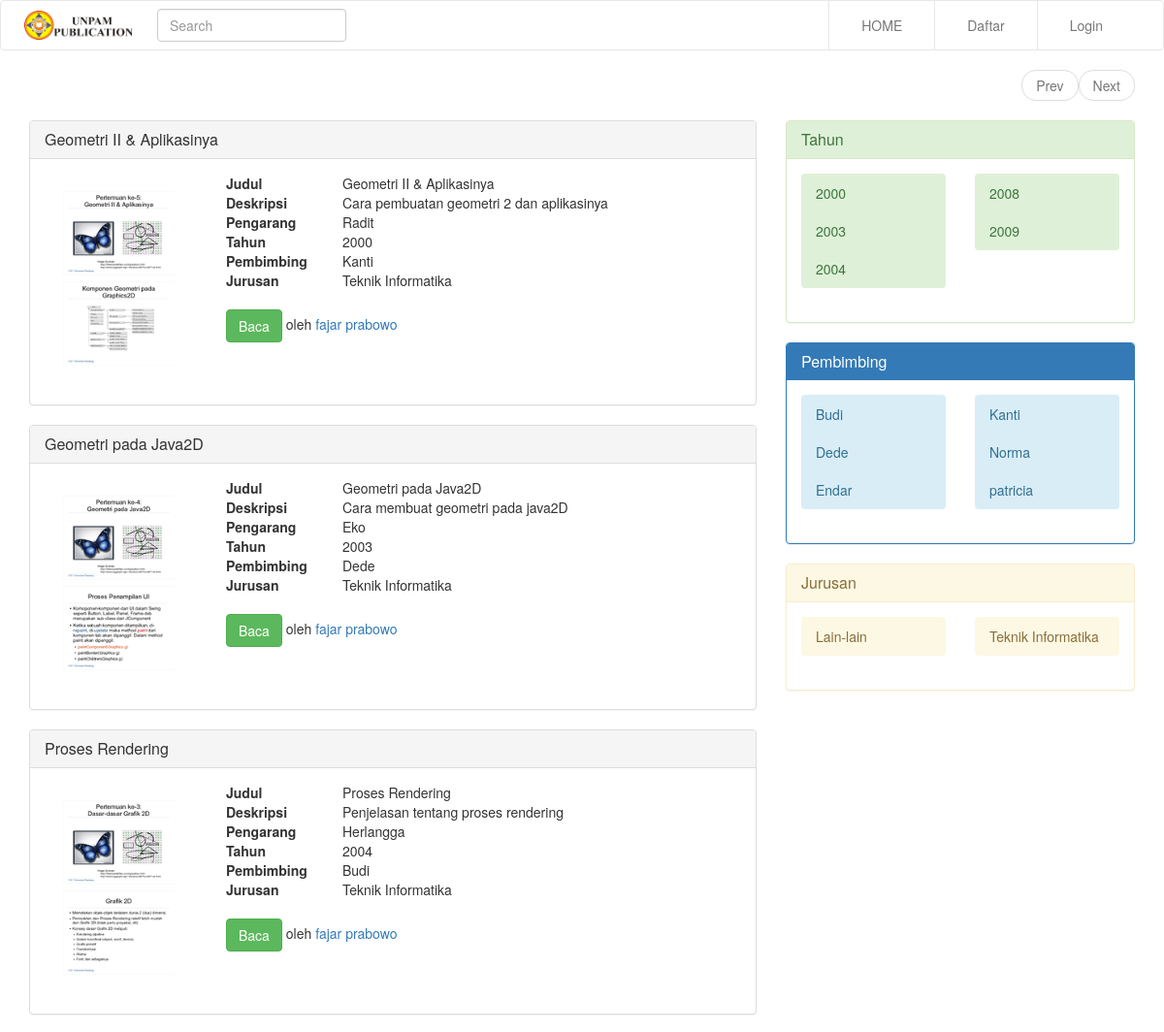
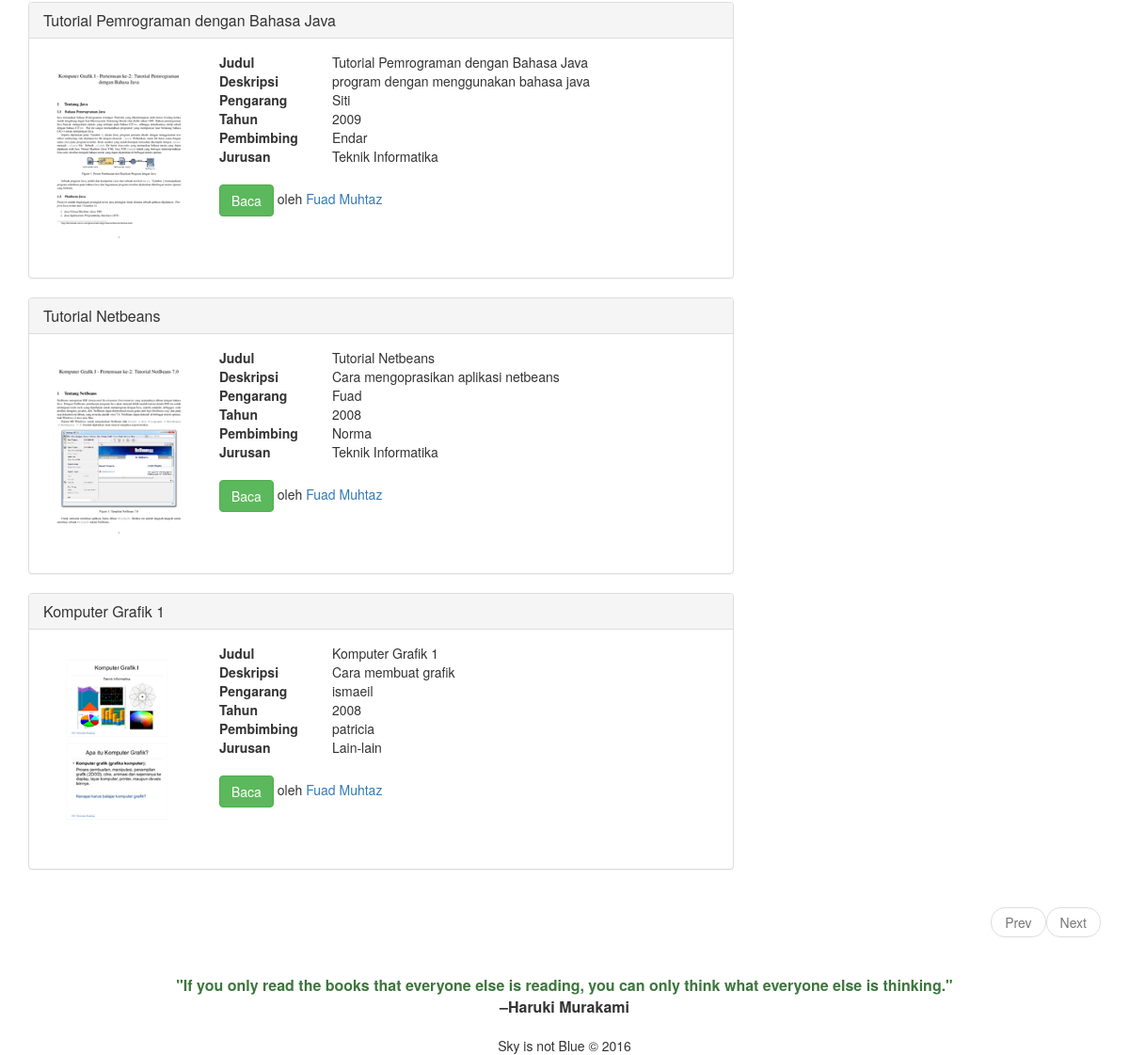
The page / on the database its author committed (2 pictures, top to bottom).
### tables this page shows
CREATE TABLE `papers` (
  `id` int(11) NOT NULL,
  `id_user` int(11) NOT NULL,
  `judul` varchar(255) NOT NULL,
  `deskripsi` text NOT NULL,
  `pengarang` varchar(255) DEFAULT NULL,
  `tahun` year(4) NOT NULL,
  `pembimbing` varchar(255) DEFAULT NULL,
  `jurusan` varchar(255) NOT NULL,
  `file` text NOT NULL
);

CREATE TABLE `users` (
  `id` int(11) NOT NULL,
  `email` varchar(100) NOT NULL,
  `password` varchar(255) NOT NULL,
  `nama_depan` varchar(50) NOT NULL,
  `nama_belakang` varchar(50) NOT NULL,
  `gambar` varchar(100) NOT NULL,
  `biografi` text NOT NULL,
  `alamat` text NOT NULL,
  `telepon` varchar(20) NOT NULL,
  `url` varchar(100) NOT NULL
);

### site/views/PapersView.php (called while the page is built, shortened)
<?php
  class PapersView
  {
      public function renderList($data)
      {
          require_once dirname(__FILE__).'/../templates/papers/paperList.php';
      }
  }

### site/controllers/PapersController.php (called while the page is built, shortened)
<?php
  class PapersController
  {
    private $model;
    private $view;
    public function __construct($model, $view)
    {
        $this->model = $model;
        $this->view = $view;
    }
    public function paperList()
    {
        if (!empty($_GET['page'])) {
            $paging = $_GET['page'];
        } else {
            $paging = 1;
        }
        $data = $this->model->getPaperList($paging);
        $data['tahun'] = $this->model->getDaftarTahun();
        $data['pembimbing'] = $this->model->getDaftarPembimbing();
        $data['jurusan'] = $this->model->getDaftarJurusan();
        $this->view->renderList($data);
    }
  }

### index.php (called while the page is built)
<?php
  require_once dirname(__FILE__).'/site/paper.php';

### site/models/PapersModel.php (called while the page is built, shortened)
<?php
  class PapersModel extends Papers
  {
      public function getPaperList($paging)
      {
          $con = Connection::getInstance();
          $req = $con->prepare('SELECT count(*) as paper from papers');
          $req->execute();
          $total = $req->fetch();
          $total = $total['paper'];
          $limit = 6;
          if ($total % $limit != 0) {
              $total = floor($total / $limit) + 1;
          } else {
              $total = $total / $limit;
          }
          $offset = $paging * $limit - $limit;
          $req = $con->prepare('SELECT p.id, p.id_user, p.judul, p.deskripsi, p.pengarang, p.tahun, p.pembimbing, p.jurusan, p.file, u.nama_depan, u.nama_belakang, u.url
                            FROM papers as p
                            INNER JOIN users as u ON u.id = p.id_user
                            ORDER BY p.id DESC
                            LIMIT ? OFFSET ?');
          $req->bindParam(1, $limit, PDO::PARAM_INT);
          $req->bindParam(2, $offset, PDO::PARAM_INT);
          $req->execute();
          $papers = $req->fetchAll();
          if ($paging != 1) {
              $prev = $paging - 1;
          } else {
              $prev = false;
          }
          if ($total >= $paging + 1) {
              $next = $paging + 1;
          } else {
              $next = false;
          }
          $data = array('papers' => $papers, 'prev' => $prev, 'next' => $next);
          return $data;
      }
      public function getDaftarTahun()
      {
        $con = Connection::getInstance();
        $req = $con->prepare('SELECT tahun FROM papers GROUP BY tahun');
        $req->execute();
        $data = $req->fetchAll();
        return $data;
      }
      public function getDaftarPembimbing()
      {
        $con = Connection::getInstance();
        $req = $con->prepare('SELECT pembimbing FROM papers GROUP BY pembimbing');
        $req->execute();
        $data = $req->fetchAll();
        return $data;
      }
      public function getDaftarJurusan()
      {
        $con = Connection::getInstance();
        $req = $con->prepare('SELECT jurusan FROM papers GROUP BY jurusan');
        $req->execute();
        $data = $req->fetchAll();
        return $data;
      }
  }

### site/templates/papers/paperListDetail.php (the view)
<div class="panel panel-default">
  <div class="panel-heading">
    <h3 class="panel-title"><a href="<?php echo APP_URL.'paper/'.$paper['id'];?>"><?php echo $paper['judul']; ?></a></h3>
  </div>
  <div class="panel-body">
    <div class="row">
      <div class="col-md-3" style="margin-bottom:20px;">
        <?php
          if (file_exists(UPLOAD_DOCUMENT_FOLDER.str_replace('.pdf','.png',$paper['file']))) {
            $image = APP_URL.'assets/documents/'.str_replace('.pdf','.png',$paper['file']);
          } else {
            $image = APP_URL.'assets/images/default-pdf.png';
          }
        ?>
        <img class="img-responsive img-center" src="<?php echo $image; ?>" alt="<?php echo $paper['judul']; ?>">
      </div>
      <div class="col-md-8">
        <dl class="dl-horizontal">
          <dt>Judul</dt>
          <dd><?php echo $paper['judul']; ?></dd>
          <dt>Deskripsi</dt>
          <dd>
            <?php
              if(!empty($paper['deskripsi'])) echo $paper['deskripsi'];
              else echo "-";
            ?>
          </dd>
          <dt>Pengarang</dt>
          <dd>
            <?php
              if(!empty($paper['pengarang'])) echo $paper['pengarang'];
              else echo "-";
            ?>
          </dd>
          <dt>Tahun</dt>
          <dd>
            <?php if(!empty($paper['tahun'])) echo $paper['tahun']; ?>
          </dd>
          <dt>Pembimbing</dt>
          <dd>
            <?php
              if(!empty($paper['pembimbing'])) echo $paper['pembimbing'];
              else echo "-";
            ?>
          </dd>
          <dt>Jurusan</dt>
          <dd>
            <?php
              if(!empty($paper['jurusan'])) echo $paper['jurusan'];
              else echo "-";
            ?>
          </dd>
        </dl>
        <a href="<?php echo APP_URL.'paper/'.$paper['id'];?>" class="btn btn-success">Baca</a> oleh
        <a href="<?php echo APP_URL.'user/'.$paper['url'];?>"><?php echo $paper['nama_depan'].' '.$paper['nama_belakang']; ?></a>
      </div>
    </div>
  </div>
</div>

### site/paper.php (shortened to what this page needs)
<?php
  require_once dirname(__FILE__).'/models/PapersModel.php';
  require_once dirname(__FILE__).'/views/PapersView.php';
  require_once dirname(__FILE__).'/controllers/PapersController.php';
  $paper = new PapersController(new PapersModel(), new PapersView());
  if (isset($_GET['id'])) {
      $action = 'detail';
  } else {
      $action = 'list';
  }
  switch ($action) {
    case 'list':
      $paper->paperList();
      break;
  }

### site/templates/papers/paperList.php (shortened to what this page needs)
<!DOCTYPE html>
<html>
<head>
    <?php require_once dirname(__FILE__).'/../includeCSS.php'; ?>
</head>
<body>
    <?php require_once dirname(__FILE__).'/../navbar.php'; ?>
    <div class="container">
        <div class="row">
            <div class="col-md-12">
              <nav class="pull-right">
                <ul class="pager">
                  <?php
                  if ($data['prev']) {
                      $prev = APP_URL.$data['prev'];
                      echo "<li><a href='$prev'>Prev</a></li>";
                  } else {
                      echo "<li class='disabled'><a href='#'>Prev</a></li>";
                  }
                  if ($data['next']) {
                      $next = APP_URL.$data['next'];
                      echo "<li><a href='$next'>Next</a></li>";
                  } else {
                      echo "<li class='disabled'><a href='#'>Next</a></li>";
                  }
                  ?>
                </ul>
              </nav>
            </div>
            <div class="col-md-8">
                <?php
                  $papers = $data['papers'];
                  $banyakPaper = count($papers);
                  for ($i = 0; $i < $banyakPaper; ++$i) {
                      $paper = $papers[$i];
                      require dirname(__FILE__).'/paperListDetail.php';
                  }
                ?>
            </div>
            <div class="col-md-4">
                <?php require_once dirname(__FILE__).'/../sidebar.php'; ?>
            </div>
            <div class="col-md-12">
                <nav class="pull-right">
                  <ul class="pager">
                    <?php
                      if ($data['prev']) {
                          $prev = APP_URL.$data['prev'];
                          echo "<li><a href='$prev'>Prev</a></li>";
                      } else {
                          echo "<li class='disabled'><a href='#'>Prev</a></li>";
                      }
                      if ($data['next']) {
                          $next = APP_URL.$data['next'];
                          echo "<li><a href='$next'>Next</a></li>";
                      } else {
                          echo "<li class='disabled'><a href='#'>Next</a></li>";
                      }
                    ?>
                  </ul>
                </nav>
            </div>
        </div>
    </div>
    <?php require_once dirname(__FILE__).'/../footer.php'; ?>
</body>
</html>

### site/templates/includeCSS.php
<link href="<?php echo APP_URL ?>assets/css/bootstrap.min.css" rel="stylesheet" />
<link href="<?php echo APP_URL ?>assets/css/style.css" rel="stylesheet" />

### site/templates/navbar.php (shortened to what this page needs)
<nav class="navbar navbar-default">
  <div class="container">
    <div class="navbar-header">
      <a class="navbar-brand" href="<?php echo APP_URL; ?>">
        <img src="<?php echo APP_URL; ?>/assets/images/brand.png">
      </a>
    </div>
    <div class="collapse navbar-collapse" id="bs-example-navbar-collapse-1">
      <form class="navbar-form navbar-left" role="search">
        <div class="form-group">
          <input type="text" class="form-control" placeholder="Search">
        </div>
      </form>
      <ul class="nav navbar-nav navbar-right">
        <li><a href="<?php echo APP_URL; ?>">HOME</a></li>
        <?php if (isset($_SESSION['user'])) { ?>
          <li><a href="<?php echo APP_URL.'dashboard/paper/list'; ?>">KARYAKU</a></li>
          <li class="hidden-xs"><a href="<?php echo APP_URL.'dashboard/paper/add'; ?>" class="btn btn-success navbar-btn navbar-btn-upload"><span class="glyphicon glyphicon-plus"></span> UPLOAD</a></li>
          <li class="dropdown">
            <a href="#" class="dropdown-toggle" data-toggle="dropdown" role="button" aria-haspopup="true" aria-expanded="false">
              <span class="glyphicon glyphicon-user" aria-hidden="true"></span><span class="caret"></span>
            </a>
            <ul class="dropdown-menu">
              <li><a href="<?php echo APP_URL; ?>dashboard">Dashboard</a></li>
              <li><a href="<?php echo APP_URL; ?>logout">Logout</a></li>
            </ul>
          </li>
        <?php } else { ?>
          <li><a href="<?php echo APP_URL.'/signup'; ?>">Daftar</a></li>
          <li><a href="<?php echo APP_URL.'/login'; ?>">Login</a></li>
        <?php } ?>
      </ul>
    </div>
  </div>
</nav>

### site/templates/sidebar.php
<div class="panel panel-success">
  <div class="panel-heading">
    <h3 class="panel-title">Tahun</h3>
  </div>
  <div class="panel-body">
    <div class="row">
    <?php
      $daftarTahun = $data['tahun'];
      $banyakTahun = count($daftarTahun);
      $kiri = "";
      $kanan = "";
      for($i = 0; $i < $banyakTahun; $i++) {
        $tahun = $daftarTahun[$i]['tahun'];
        if ($i >= ($banyakTahun/2)) {
          $kanan.="<a href='".APP_URL."search/tahun/$tahun' class='list-group-item list-group-item-success'>$tahun</a>";
        } else {
          $kiri.="<a href='".APP_URL."search/tahun/$tahun' class='list-group-item list-group-item-success'>$tahun</a>";
        }
      }
    ?>
      <div class="col-md-6">
        <div class="list-group">
          <?php echo $kiri; ?>
        </div>
      </div>
      <div class="col-md-6">
        <div class="list-group">
          <?php echo $kanan; ?>
        </div>
      </div>
    </div>
  </div>
</div>
<div class="panel panel-primary">
  <div class="panel-heading">
    <h3 class="panel-title">Pembimbing</h3>
  </div>
  <div class="panel-body">
    <div class="row">
    <?php
      $daftarPembimbing = $data['pembimbing'];
      $banyakPembimbing = count($daftarPembimbing);
      $kiri = "";
      $kanan = "";
      for($i = 0; $i < $banyakPembimbing; $i++) {
        $pembimbing = $daftarPembimbing[$i]['pembimbing'];
        if ($i >= ($banyakPembimbing/2)) {
          $kanan.="<a href='".APP_URL."search/pembimbing/$pembimbing' class='list-group-item list-group-item-info'>$pembimbing</a>";
        } else {
          $kiri.="<a href='".APP_URL."search/pembimbing/$pembimbing' class='list-group-item list-group-item-info'>$pembimbing</a>";
        }
      }
    ?>
      <div class="col-md-6">
        <div class="list-group">
          <?php echo $kiri; ?>
        </div>
      </div>
      <div class="col-md-6">
        <div class="list-group">
          <?php echo $kanan; ?>
        </div>
      </div>
    </div>
  </div>
</div>
<div class="panel panel-warning">
  <div class="panel-heading">
    <h3 class="panel-title">Jurusan</h3>
  </div>
  <div class="panel-body">
    <div class="row">
    <?php
      $daftarJurusan = $data['jurusan'];
      $banyakJurusan = count($daftarJurusan);
      $kiri = "";
      $kanan = "";
      for($i = 0; $i < $banyakJurusan; $i++) {
        $jurusan = $daftarJurusan[$i]['jurusan'];
        if ($i >= ($banyakJurusan/2)) {
          $kanan.="<a href='".APP_URL."search/jurusan/$jurusan' class='list-group-item list-group-item-warning'>$jurusan</a>";
        } else {
          $kiri.="<a href='".APP_URL."search/jurusan/$jurusan' class='list-group-item list-group-item-warning'>$jurusan</a>";
        }
      }
    ?>
      <div class="col-md-6">
        <div class="list-group">
          <?php echo $kiri; ?>
        </div>
      </div>
      <div class="col-md-6">
        <div class="list-group">
          <?php echo $kanan; ?>
        </div>
      </div>
    </div>
  </div>
</div>

### site/templates/footer.php
<section class="footer">
  <div class="container">
    <div class="row">
      <div class="col-md-12 text-center wise">
        <strong class="text-success">"If you only read the books that everyone else is reading, you can only think what everyone else is thinking."</strong><br>
        <strong>–Haruki Murakami</strong>
      </div>
      <div class="col-md-12 text-center">
        Sky is not Blue &copy; <?php echo date('Y'); ?>
      </div>
    </div>
  </div>
</section>

### assets/css/style.css (style rules this page uses)
.navbar { margin-bottom: 0px; }
.navbar-default { background-color: #fff; }
.navbar-brand { padding: 0px; }
.navbar-brand>img { height: 100%; padding: 10px; width: auto; }
.nav> li { border-left: 1px solid #e7e7e7; padding: 0 18px; }
.img-center { margin: 0 auto; }
.wise { padding: 20px 0; font-size: 16px; }

### site/templates/papers/paperList.php (style rules this page uses)
.list-group-item { border: none; }
@media (min-width: 750px) { .dl-horizontal dt { width: auto; } }
@media (min-width: 750px) { .dl-horizontal dd { margin-left: 120px; } }

### rows shown on the page
papers: judul "Geometri II & Aplikasinya", shows a picture, deskripsi "Cara pembuatan geometri 2 dan aplikasinya", pengarang "Radit", tahun "2000", pembimbing "Kanti", jurusan "Teknik Informatika", id_user.nama_depan "fajar", id_user.nama_belakang "prabowo"
papers: judul "Geometri pada Java2D", shows a picture, deskripsi "Cara membuat geometri pada java2D", pengarang "Eko", tahun "2003", pembimbing "Dede", jurusan "Teknik Informatika", id_user.nama_depan "fajar", id_user.nama_belakang "prabowo"
papers: judul "Proses Rendering", shows a picture, deskripsi "Penjelasan tentang proses rendering", pengarang "Herlangga", tahun "2004", pembimbing "Budi", jurusan "Teknik Informatika", id_user.nama_depan "fajar", id_user.nama_belakang "prabowo"
papers: judul "Tutorial Pemrograman dengan Bahasa Java", shows a picture, deskripsi "program dengan menggunakan bahasa java", pengarang "Siti", tahun "2009", pembimbing "Endar", jurusan "Teknik Informatika", id_user.nama_depan "Fuad", id_user.nama_belakang "Muhtaz"
papers: judul "Tutorial Netbeans", shows a picture, deskripsi "Cara mengoprasikan aplikasi netbeans", pengarang "Fuad", tahun "2008", pembimbing "Norma", jurusan "Teknik Informatika", id_user.nama_depan "Fuad", id_user.nama_belakang "Muhtaz"
papers: judul "Komputer Grafik 1", shows a picture, deskripsi "Cara membuat grafik", pengarang "ismaeil", tahun "2008", pembimbing "patricia", jurusan "Lain-lain", id_user.nama_depan "Fuad", id_user.nama_belakang "Muhtaz"

### other values the page prints
$tahun "2000 2003 2004"
$tahun "2008 2009"
$pembimbing "Budi Dede Endar"
$pembimbing "Kanti Norma patricia"
$jurusan "Lain-lain"
$jurusan "Teknik Informatika"
